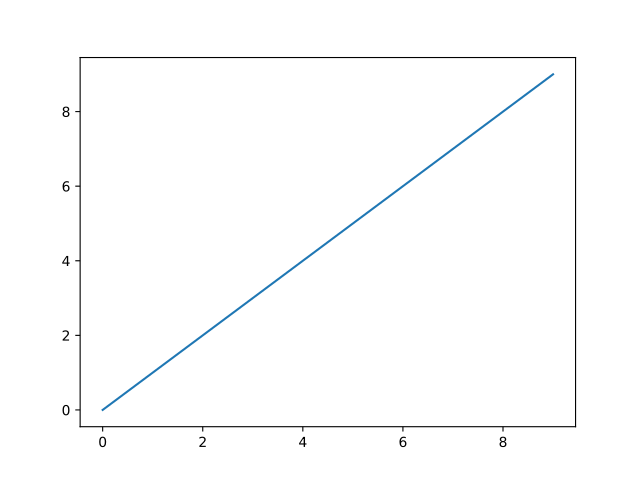

Reproduce this figure in Python.
assert c == 10
assert 'a' not in globals()
plt.plot(range(c))
